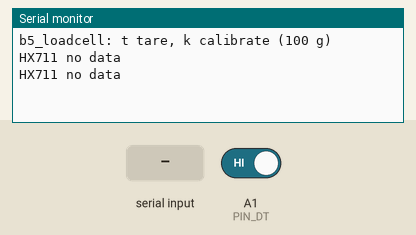
The sketch below on a simulated Arduino Uno, built with avr-gcc and run on an emulated ATmega328P. Parts: the last lines printed to the serial monitor. The test bench sets the inputs (shaded band); at power-on: A1 (PIN_DT) HIGH.

Above: at 9.7 s.
9.8 s: A1 (PIN_DT) driven LOW
At 10.4 s:
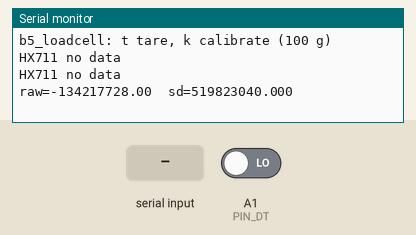
11.9 s: "t" received over Serial
At 12.4 s:
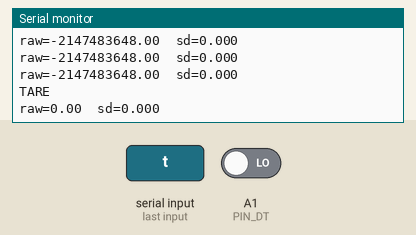

Measured:
- after the input at 9.8 s, the serial monitor: prints a new line after 0.14 s (image 1)
- after the input at 11.9 s, the serial monitor: prints a new line at once (image 2)

The sketch:

b5_loadcell.ino
```cpp
// 5단계 시험 — UNO 1 + HX711 + 막대 로드셀 (회로 시험용, 펌웨어 아님) — 서현 CAP-AI-33
// 연결: HX711 VCC ← UNO 5V (조용한 전원), GND, DT → A1, SCK → A2, RATE 다리 → 5V (80 Hz)
//       로드셀 빨강 E+, 검정 E−, 흰색 A−, 초록 A+ (선 색은 제품마다 다를 수 있음 — 무게를 올렸을 때 숫자가 줄면 A+·A− 바꿈)
// 확인: 't' 0점, 'k' 아는 무게(예: 100 g 추)를 올리고 눌러 눈금 맞춤 → 이후 g 단위 출력. 흔들림(표준편차) 0.1 g 이하 목표 [가능성 높음]
#include <limits.h>
const int PIN_DT = A1, PIN_SCK = A2;
long offset = 0;
float gramsPerCount = 0;              // 'k'로 정함
const float CAL_G = 100.0;            // 눈금 맞출 추 무게 [실물]

bool ready() { return digitalRead(PIN_DT) == LOW; }

long readRaw() {                      // 24비트, 채널 A 게인 128 (펄스 25개)
  unsigned long t0 = millis();
  while (!ready()) { if (millis() - t0 > 200) return LONG_MIN; }
  long v = 0;
  noInterrupts();
  for (int i = 0; i < 24; i++) {
    digitalWrite(PIN_SCK, HIGH); delayMicroseconds(1);
    v = (v << 1) | digitalRead(PIN_DT);
    digitalWrite(PIN_SCK, LOW); delayMicroseconds(1);
  }
  digitalWrite(PIN_SCK, HIGH); delayMicroseconds(1); digitalWrite(PIN_SCK, LOW);   // 25번째: 다음도 A·128
  interrupts();
  if (v & 0x800000) v |= 0xFF000000;  // 부호 확장
  return v;
}

long avgRaw(int n) { long s = 0; int k = 0; for (int i = 0; i < n; i++) { long r = readRaw(); if (r != LONG_MIN) { s += r; k++; } } return k ? s / k : LONG_MIN; }

void setup() {
  Serial.begin(115200);
  pinMode(PIN_SCK, OUTPUT); digitalWrite(PIN_SCK, LOW);
  pinMode(PIN_DT, INPUT);
  delay(500);
  offset = avgRaw(40);
  Serial.println(F("b5_loadcell: t tare, k calibrate (100 g)"));
}

unsigned long tPrint = 0;
float buf[16]; int bi = 0;
void loop() {
  if (Serial.available()) {
    char c = Serial.read();
    if (c == 't') { offset = avgRaw(40); Serial.println(F("TARE")); }
    if (c == 'k') { long r = avgRaw(40) - offset; if (r != 0) gramsPerCount = CAL_G / r; Serial.print(F("CAL g/count=")); Serial.println(gramsPerCount, 8); }
  }
  long r = readRaw();
  if (r == LONG_MIN) { Serial.println(F("HX711 no data")); delay(500); return; }
  float g = gramsPerCount ? (r - offset) * gramsPerCount : (float)(r - offset);
  buf[bi] = g; bi = (bi + 1) % 16;
  if (millis() - tPrint > 500) {
    tPrint = millis();
    float m = 0, s = 0; for (int i = 0; i < 16; i++) m += buf[i]; m /= 16;
    for (int i = 0; i < 16; i++) s += (buf[i] - m) * (buf[i] - m); s = sqrt(s / 16);
    Serial.print(gramsPerCount ? F("g=") : F("raw=")); Serial.print(m, 2); Serial.print(F("  sd=")); Serial.println(s, 3);
  }
}
```
